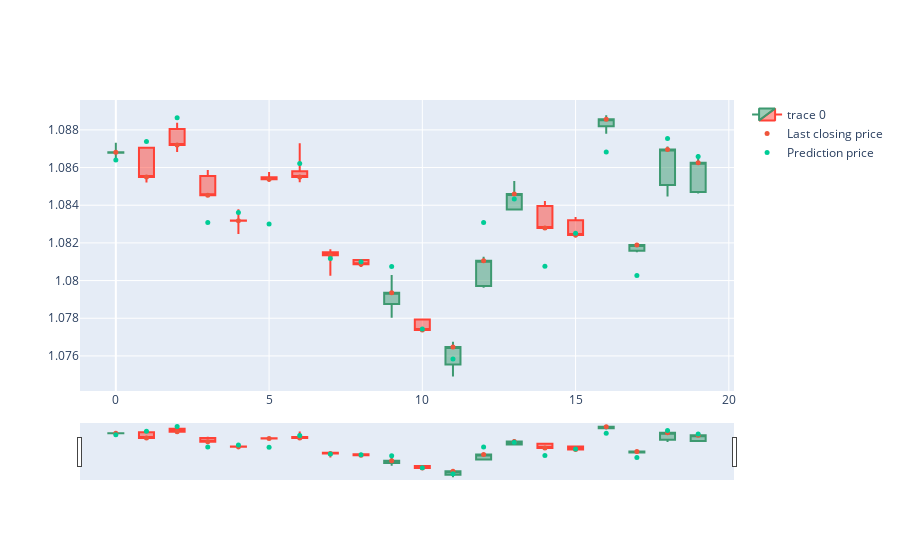

The notebook cell this image was saved under:
### Markdown cell above
## <font color='red'>What if we plot the prediction values in a candlestick form? Since there may be a large amount of data, which could potentially consume a significant amount of memory, we could choose to plot only a subset of the data for visualization purposes.</font>
 
     "It's important to note that when visualizing the prediction values in a candlestick chart, I only plot the value at the last index of the sequence. As a result, there may be around (SEQ - 1) candlesticks that are not plotted, since they represent previous data points in the sequence."
     
     "But, we cannot see the next candle, which represents future price predictions. Therefore, we won't know if our price prediction will be accurate or not."

### Code cell
fig = go.Figure()
fig.add_trace(go.Candlestick( 
                open=x_test_transform[:, -1, 0].flatten()[-20:],
                high=x_test_transform[:, -1, 1].flatten()[-20:],
                low=x_test_transform[:, -1, 2].flatten()[-20:],
                close=x_test_transform[:, -1, 3].flatten()[-20:])) 
fig.add_trace(go.Scatter(
                y=x_test_transform[:, -1, 3].flatten()[-20:],
                mode='markers',
                marker=dict(symbol='circle', size=5),   
                name='Last closing price'))

fig.add_trace(go.Scatter(
                y=y_pred_final[-20:],
                mode='markers',
                marker=dict(symbol='circle', size=5),   
                name='Prediction price'))
fig.show()

### Figure 1 — Plotly figure (JSON) as saved in the notebook; plotly's stock layout.template omitted (floating-point values rounded to 4 significant figures)
{"data": [{"close": [1.087, 1.085, 1.087, 1.085, 1.083, 1.085, 1.085, 1.081, 1.081, 1.079, 1.077, 1.076, 1.081, 1.085, 1.083, 1.082, 1.089, 1.082, 1.087, 1.086], "high": [1.087, 1.087, 1.088, 1.086, 1.084, 1.086, 1.087, 1.082, 1.081, 1.08, 1.078, 1.077, 1.081, 1.085, 1.084, 1.083, 1.089, 1.082, 1.087, 1.087], "low": [1.086, 1.085, 1.087, 1.084, 1.082, 1.085, 1.085, 1.08, 1.081, 1.078, 1.077, 1.075, 1.08, 1.084, 1.083, 1.082, 1.088, 1.082, 1.084, 1.085], "open": [1.087, 1.087, 1.088, 1.086, 1.083, 1.085, 1.086, 1.081, 1.081, 1.079, 1.078, 1.076, 1.08, 1.084, 1.084, 1.083, 1.088, 1.082, 1.085, 1.085], "type": "candlestick"}, {"marker": {"size": 5, "symbol": "circle"}, "mode": "markers", "name": "Last closing price", "type": "scatter", "y": [1.087, 1.085, 1.087, 1.085, 1.083, 1.085, 1.085, 1.081, 1.081, 1.079, 1.077, 1.076, 1.081, 1.085, 1.083, 1.082, 1.089, 1.082, 1.087, 1.086]}, {"marker": {"size": 5, "symbol": "circle"}, "mode": "markers", "name": "Prediction price", "type": "scatter", "y": [1.086, 1.087, 1.089, 1.083, 1.084, 1.083, 1.086, 1.081, 1.081, 1.081, 1.077, 1.076, 1.083, 1.084, 1.081, 1.083, 1.087, 1.08, 1.088, 1.087]}], "layout": {}}
